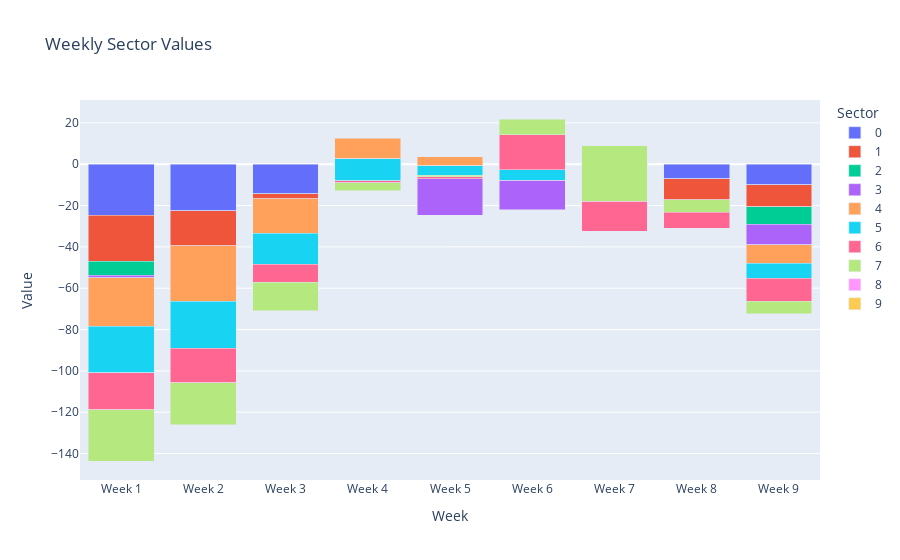

This figure's notebook cell:
### Code cell
df_melted = top_live[weekly_cols].head(10).T.reset_index()
weekly_cols = ['Week 1', 'Week 2', 'Week 3', 'Week 4', 'Week 5', 'Week 6', 'Week 7', 'Week 8', 'Week 9']


sector_names = rank_df.index[:10]  
df_for_plot = rank_df.loc[sector_names, weekly_cols]


df_for_plot_reset = df_for_plot.reset_index()

df_for_plot_reset.columns = ['Sector'] + weekly_cols

df_for_plot_reset['Sector'] = df_for_plot_reset['Sector'].astype(str)

df_melted = df_for_plot_reset.melt(id_vars=['Sector'], value_vars=weekly_cols, 
                                   var_name='Week', value_name='Value')

fig = px.bar(df_melted, 
             x='Week', 
             y='Value', 
             color='Sector', 
             title='Weekly Sector Values', 
             labels={'Value': 'Value', 'Week': 'Week'}, 
             height=600, 
             barmode='stack')

fig.show()

### Figure 1 — Plotly figure (JSON) as saved in the notebook; plotly's stock layout.template omitted (floating-point values rounded to 4 significant figures)
{"data": [{"alignmentgroup": "True", "hovertemplate": "Sector=0<br>Week=%{x}<br>Value=%{y}<extra></extra>", "legendgroup": "0", "marker": {"color": "#636efa", "pattern": {"shape": ""}}, "name": "0", "offsetgroup": "0", "orientation": "v", "showlegend": true, "textposition": "auto", "type": "bar", "x": ["Week 1", "Week 2", "Week 3", "Week 4", "Week 5", "Week 6", "Week 7", "Week 8", "Week 9"], "xaxis": "x", "y": [-24.68, -22.54, -14.41, 0.3, -5.05, -4.61, -7.32, -7.1, -9.84], "yaxis": "y"}, {"alignmentgroup": "True", "hovertemplate": "Sector=1<br>Week=%{x}<br>Value=%{y}<extra></extra>", "legendgroup": "1", "marker": {"color": "#EF553B", "pattern": {"shape": ""}}, "name": "1", "offsetgroup": "1", "orientation": "v", "showlegend": true, "textposition": "auto", "type": "bar", "x": ["Week 1", "Week 2", "Week 3", "Week 4", "Week 5", "Week 6", "Week 7", "Week 8", "Week 9"], "xaxis": "x", "y": [-22.37, -18.04, -19.69, -9.47, -12.78, -12.99, -13.49, -10.65, -10.67], "yaxis": "y"}, {"alignmentgroup": "True", "hovertemplate": "Sector=2<br>Week=%{x}<br>Value=%{y}<extra></extra>", "legendgroup": "2", "marker": {"color": "#00cc96", "pattern": {"shape": ""}}, "name": "2", "offsetgroup": "2", "orientation": "v", "showlegend": true, "textposition": "auto", "type": "bar", "x": ["Week 1", "Week 2", "Week 3", "Week 4", "Week 5", "Week 6", "Week 7", "Week 8", "Week 9"], "xaxis": "x", "y": [-6.64, -8.39, -4.22, 0.89, -6.86, -4.42, -7.56, -6.24, -8.6], "yaxis": "y"}, {"alignmentgroup": "True", "hovertemplate": "Sector=3<br>Week=%{x}<br>Value=%{y}<extra></extra>", "legendgroup": "3", "marker": {"color": "#ab63fa", "pattern": {"shape": ""}}, "name": "3", "offsetgroup": "3", "orientation": "v", "showlegend": true, "textposition": "auto", "type": "bar", "x": ["Week 1", "Week 2", "Week 3", "Week 4", "Week 5", "Week 6", "Week 7", "Week 8", "Week 9"], "xaxis": "x", "y": [-1.19, 9.41, 21.57, 20.88, 28.26, 19.52, 6.3, 2.86, -9.95], "yaxis": "y"}, {"alignmentgroup": "True", "hovertemplate": "Sector=4<br>Week=%{x}<br>Value=%{y}<extra></extra>", "legendgroup": "4", "marker": {"color": "#FFA15A", "pattern": {"shape": ""}}, "name": "4", "offsetgroup": "4", "orientation": "v", "showlegend": true, "textposition": "auto", "type": "bar", "x": ["Week 1", "Week 2", "Week 3", "Week 4", "Week 5", "Week 6", "Week 7", "Week 8", "Week 9"], "xaxis": "x", "y": [-23.42, -26.82, -16.77, -9.9, -4.28, -5.21, -5.62, -7.2, -8.81], "yaxis": "y"}, {"alignmentgroup": "True", "hovertemplate": "Sector=5<br>Week=%{x}<br>Value=%{y}<extra></extra>", "legendgroup": "5", "marker": {"color": "#19d3f3", "pattern": {"shape": ""}}, "name": "5", "offsetgroup": "5", "orientation": "v", "showlegend": true, "textposition": "auto", "type": "bar", "x": ["Week 1", "Week 2", "Week 3", "Week 4", "Week 5", "Week 6", "Week 7", "Week 8", "Week 9"], "xaxis": "x", "y": [-22.55, -22.78, -14.84, -10.61, -6.42, 4.96, -4.65, -2.76, -7.35], "yaxis": "y"}, {"alignmentgroup": "True", "hovertemplate": "Sector=6<br>Week=%{x}<br>Value=%{y}<extra></extra>", "legendgroup": "6", "marker": {"color": "#FF6692", "pattern": {"shape": ""}}, "name": "6", "offsetgroup": "6", "orientation": "v", "showlegend": true, "textposition": "auto", "type": "bar", "x": ["Week 1", "Week 2", "Week 3", "Week 4", "Week 5", "Week 6", "Week 7", "Week 8", "Week 9"], "xaxis": "x", "y": [-18.05, -16.7, -8.7, -1.06, 1.87, 17.07, 14.51, 13.93, -10.97], "yaxis": "y"}, {"alignmentgroup": "True", "hovertemplate": "Sector=7<br>Week=%{x}<br>Value=%{y}<extra></extra>", "legendgroup": "7", "marker": {"color": "#B6E880", "pattern": {"shape": ""}}, "name": "7", "offsetgroup": "7", "orientation": "v", "showlegend": true, "textposition": "auto", "type": "bar", "x": ["Week 1", "Week 2", "Week 3", "Week 4", "Week 5", "Week 6", "Week 7", "Week 8", "Week 9"], "xaxis": "x", "y": [-24.7, -20.32, -13.84, -3.95, -0.7, 7.54, 26.8, -6.06, -6.06], "yaxis": "y"}, {"alignmentgroup": "True", "hovertemplate": "Sector=8<br>Week=%{x}<br>Value=%{y}<extra></extra>", "legendgroup": "8", "marker": {"color": "#FF97FF", "pattern": {"shape": ""}}, "name": "8", "offsetgroup": "8", "orientation": "v", "showlegend": true, "textposition": "auto", "type": "bar", "x": ["Week 1", "Week 2", "Week 3", "Week 4", "Week 5", "Week 6", "Week 7", "Week 8", "Week 9"], "xaxis": "x", "y": [null, null, null, null, null, null, null, null, null], "yaxis": "y"}, {"alignmentgroup": "True", "hovertemplate": "Sector=9<br>Week=%{x}<br>Value=%{y}<extra></extra>", "legendgroup": "9", "marker": {"color": "#FECB52", "pattern": {"shape": ""}}, "name": "9", "offsetgroup": "9", "orientation": "v", "showlegend": true, "textposition": "auto", "type": "bar", "x": ["Week 1", "Week 2", "Week 3", "Week 4", "Week 5", "Week 6", "Week 7", "Week 8", "Week 9"], "xaxis": "x", "y": [null, null, null, null, null, null, null, null, null], "yaxis": "y"}], "layout": {"autosize": true, "barmode": "stack", "legend": {"title": {"text": "Sector"}, "tracegroupgap": 0}, "title": {"text": "Weekly Sector Values"}, "xaxis": {"anchor": "y", "autorange": true, "domain": [0, 1], "range": [-0.5, 8.5], "title": {"text": "Week"}, "type": "category"}, "yaxis": {"anchor": "x", "autorange": true, "domain": [0, 1], "range": [-152.8, 31.05], "title": {"text": "Value"}, "type": "linear"}}}
